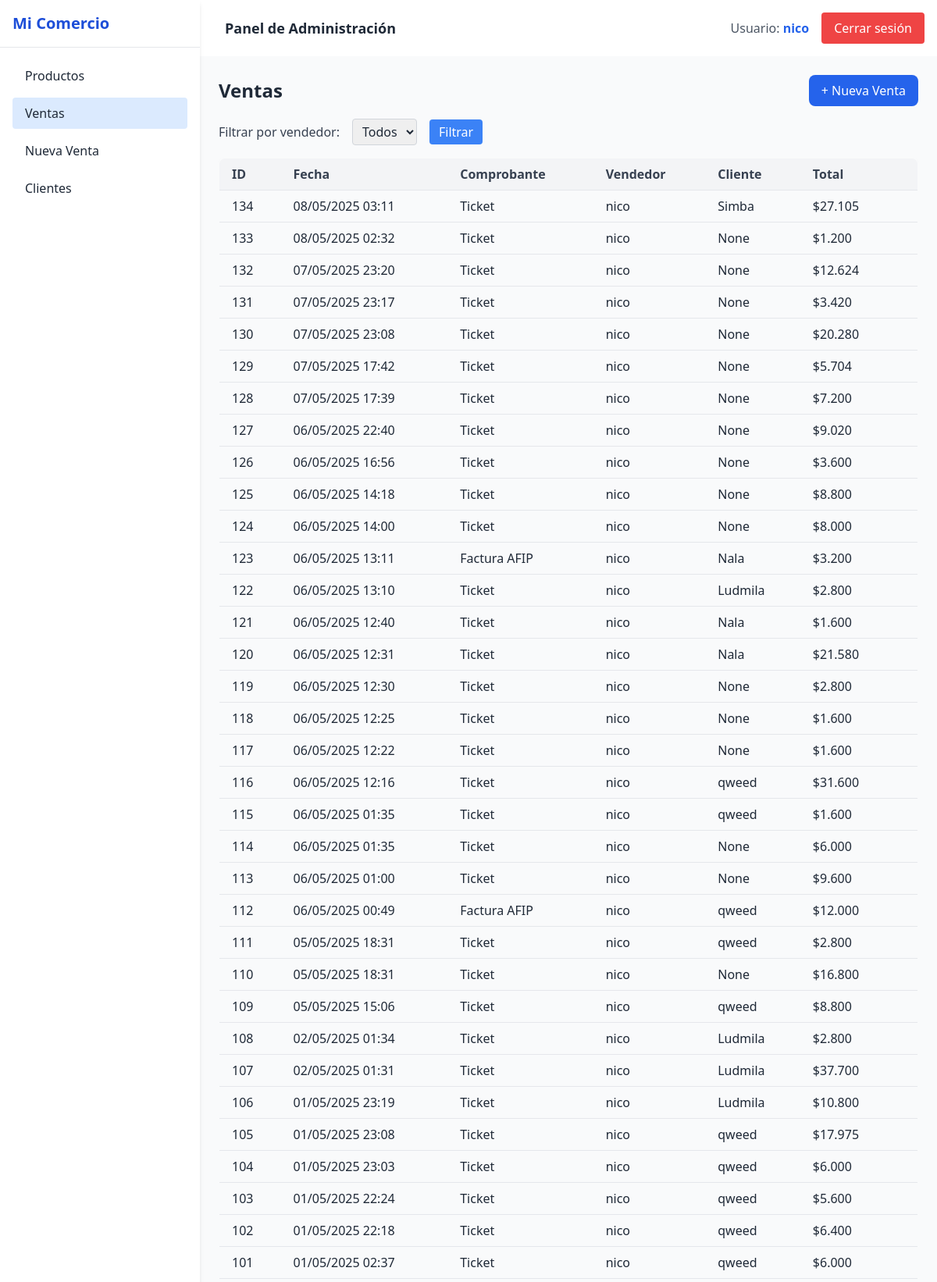
Page /ventas/ (signed in, upper part) on the committed database.
### usuarios/models.py (models this page shows, shortened)
class Usuario(AbstractUser):
    empresa = models.ForeignKey(Empresa, on_delete=models.CASCADE, null=True, blank=True)
    empresa = models.ForeignKey(Empresa, on_delete=models.CASCADE, null=True, blank=True)

### ventas/models.py (models this page shows, shortened)
class Venta(models.Model):
    fecha = models.DateTimeField(default=timezone.now)
    cliente = models.ForeignKey(Cliente, on_delete=models.SET_NULL, null=True, blank=True)
    total = models.DecimalField(max_digits=10, decimal_places=2, default=0)
    usuario = models.ForeignKey(Usuario, on_delete=models.SET_NULL, null=True)
    empresa = models.ForeignKey(Empresa, on_delete=models.CASCADE)
    cuenta_corriente = models.BooleanField(default=False)
    tipo_comprobante = models.CharField(
        max_length=20,
        choices=TIPO_COMPROBANTE_CHOICES,
        default='ticket'
    )
    TIPO_PAGO_CHOICES = [
        ('EF', 'Efectivo'),
        ('MP', 'QR (Mercado Pago)'),
        ('DN', 'QR (Cuenta DNI)'),
        ('TJ', 'Tarjeta'),
        ('TR', 'Transferencia'),
    ]
    tipo_pago = models.CharField(
        max_length=2,
        choices=TIPO_PAGO_CHOICES,
        default='EF'
    )

class Cliente(models.Model):
    nombre = models.CharField(max_length=100)
    cuit = models.CharField(max_length=20, blank=True, null=True)
    direccion = models.CharField(max_length=200, blank=True, null=True)
    saldo = models.DecimalField(default=0, max_digits=10, decimal_places=2)
    cuenta_corriente = models.BooleanField(default=True)
    condicion_iva = models.CharField(max_length=50, choices=[
        ('RI', 'Responsable Inscripto'),
        ('MT', 'Monotributista'),
        ('CF', 'Consumidor Final'),
        ('EX', 'Exento'),
    ], default='CF')
    empresa = models.ForeignKey(Empresa, on_delete=models.CASCADE)
    def __str__(self):
        return self.nombre

### ventas/views.py (the view)
# urls.py: path('', views.lista_ventas, name='lista_ventas'),
@login_required
def lista_ventas(request):
    ventas = Venta.objects.filter(empresa=request.user.empresa).order_by('-fecha')
    usuario_id = request.GET.get('usuario')
    if usuario_id:
        ventas = ventas.filter(usuario_id=usuario_id)
    Usuario = get_user_model()
    usuarios = Usuario.objects.filter(empresa=request.user.empresa)
    return render(request, 'ventas/lista_ventas.html', {
        'ventas': ventas,
        'usuarios': usuarios,
        'usuario_seleccionado': usuario_id,
    })

### productos/templatetags/custom_filters.py (called while the page is built)
@register.filter
def formato_precio(value):
    if value is None:
        return ''
    return number_format(value, force_grouping=True).replace(',', '.')

### ventas/templates/ventas/lista_ventas.html (shortened to what this page needs)
{% extends 'base.html' %}
{% load custom_filters %}
{% block content %}
<div class="flex items-center justify-between mb-4">
    <h2 class="text-2xl font-bold text-gray-800">Ventas</h2>
    <a href="{% url 'nueva_venta' %}" class="bg-blue-600 text-white px-4 py-2 rounded-lg hover:bg-blue-700">
        + Nueva Venta
    </a>
</div>
<form method="get" class="mb-4 flex items-center space-x-4">
    <label for="usuario" class="text-gray-700">Filtrar por vendedor:</label>
    <select name="usuario" id="usuario" class="border border-gray-300 rounded px-2 py-1">
        <option value="">Todos</option>
    </select>
    <button type="submit" class="bg-blue-500 text-white px-3 py-1 rounded hover:bg-blue-600">
        Filtrar
    </button>
</form>
{% if ventas %}
<div class="overflow-x-auto">
    <table class="w-full table-auto border border-gray-200 shadow-md rounded-lg overflow-hidden">
        <thead class="bg-gray-100 text-gray-700">
            <tr>
                <th class="px-4 py-2 text-left">ID</th>
                <th class="px-4 py-2 text-left">Fecha</th>
                <th class="px-4 py-2 text-left">Comprobante</th>
                <th class="px-4 py-2 text-left">Vendedor</th>
                <th class="px-4 py-2 text-left">Cliente</th>
                <th class="px-4 py-2 text-left">Total</th>
            </tr>
        </thead>
        <tbody>
            {% for v in ventas %}
            <tr class="border-t border-gray-200 hover:bg-gray-50">
                <td class="px-4 py-2">
                    <a href="{% url 'detalle_venta' v.id %}" class="block w-full h-full">
                        {{ v.id }}
                    </a>
                </td>
                <td class="px-4 py-2">
                    <a href="{% url 'detalle_venta' v.id %}" class="block w-full h-full">
                        {{ v.fecha|date:"d/m/Y H:i" }}
                    </a>
                </td>
                <td class="px-4 py-2">
                    {% if v.tipo_comprobante == "factura_afip" %}
                      Factura AFIP
                    {% else %}
                      Ticket
                    {% endif %}
                  </td>
                <td class="px-4 py-2">
                    <a href="{% url 'detalle_venta' v.id %}" class="block w-full h-full">
                        {{ v.usuario.get_full_name|default:v.usuario.username }}
                    </a>
                </td>
                <td class="px-4 py-2">
                    <a href="{% url 'detalle_venta' v.id %}" class="block w-full h-full">
                        {{ v.cliente }}
                    </a>
                </td>
                <td class="px-4 py-2">
                    <a href="{% url 'detalle_venta' v.id %}" class="block w-full h-full">
                        ${{ v.total|floatformat:0|formato_precio }}
                    </a>
                </td>
            </tr>
            {% endfor %}
        </tbody>
    </table>
</div>
{% else %}
<p class="text-gray-600 mt-4">No hay ventas registradas.</p>
{% endif %}
{% endblock %}

### templates/base.html (shortened to what this page needs)
<!DOCTYPE html>
<html lang="es">
<head>
    <script src="https://cdn.tailwindcss.com"></script>
</head>
<body class="bg-gray-100 min-h-screen text-gray-800" x-data="{ open: false }">
    <div class="flex">
        <aside x-cloak
            class="w-64 bg-white h-screen shadow-md fixed top-0 left-0 z-30 transform transition-transform duration-300 ease-in-out"
            :class="open ? 'translate-x-0' : '-translate-x-full md:translate-x-0'">
            <div class="p-4 text-xl font-bold text-blue-700 border-b border-gray-200">
                Mi Comercio
            </div>
            <nav class="p-4 space-y-2">
                <a href="{% url 'lista_productos' %}"
                    class="block py-2 px-4 rounded hover:bg-blue-100 {% if request.path == '/productos/' %}bg-blue-100{% endif %}">Productos</a>
                <a href="{% url 'lista_ventas' %}"
                    class="block py-2 px-4 rounded hover:bg-blue-100 {% if request.path == '/ventas/' %}bg-blue-100{% endif %}">Ventas</a>
                <a href="{% url 'nueva_venta' %}"
                    class="block py-2 px-4 rounded hover:bg-blue-100 {% if request.path == '/ventas/nueva/' %}bg-blue-100{% endif %}">Nueva
                    Venta</a>
                <a href="{% url 'lista_clientes' %}"
                    class="block py-2 px-4 rounded hover:bg-blue-100 {% if request.path == '/ventas/lista_clientes/' %}bg-blue-100{% endif %}">Clientes</a>
            </nav>
        </aside>
        <div class="flex-1 min-h-screen flex flex-col ml-0 md:ml-64">
            <header class="bg-white shadow p-4 flex justify-between items-center">
                <div class="flex items-center space-x-4">
                    <div class="text-lg font-semibold">
                        {% block header %}Panel de Administración{% endblock %}
                    </div>
                </div>
                <div class="flex items-center space-x-4">
                    {% if user.is_authenticated %}
                    <span class="text-gray-600">Usuario: <strong class="text-blue-600">{{ user.username }}</strong></span>
                    <form method="post" action="{% url 'logout' %}">
                        <button type="submit"
                            class="bg-red-500 text-white px-4 py-2 rounded hover:bg-red-600 transition">
                            Cerrar sesión
                        </button>
                    </form>
                    {% else %}
                    <a href="{% url 'login' %}"
                        class="bg-blue-500 text-white px-4 py-2 rounded hover:bg-blue-600 transition">
                        Iniciar sesión
                    </a>
                    {% endif %}
                </div>
            </header>
            <main class="p-6 flex-1 bg-gray-50">
                {% block content %}{% endblock %}
            </main>
        </div>
    </div>
</body>
</html>

### rows in the picture
Usuario: username "nico"
Venta: id "134", fecha "08/05/2025 03:11", tipo_comprobante "Ticket", usuario.get_full_name "nico", cliente "Simba", total "27.105"
Venta: id "133", fecha "08/05/2025 02:32", tipo_comprobante "Ticket", usuario.get_full_name "nico", cliente "None", total "1.200"
Venta: id "132", fecha "07/05/2025 23:20", tipo_comprobante "Ticket", usuario.get_full_name "nico", cliente "None", total "12.624"
Venta: id "131", fecha "07/05/2025 23:17", tipo_comprobante "Ticket", usuario.get_full_name "nico", cliente "None", total "3.420"
Venta: id "130", fecha "07/05/2025 23:08", tipo_comprobante "Ticket", usuario.get_full_name "nico", cliente "None", total "20.280"
Venta: id "129", fecha "07/05/2025 17:42", tipo_comprobante "Ticket", usuario.get_full_name "nico", cliente "None", total "5.704"
Venta: id "128", fecha "07/05/2025 17:39", tipo_comprobante "Ticket", usuario.get_full_name "nico", cliente "None", total "7.200"
Venta: id "127", fecha "06/05/2025 22:40", tipo_comprobante "Ticket", usuario.get_full_name "nico", cliente "None", total "9.020"
Venta: id "126", fecha "06/05/2025 16:56", tipo_comprobante "Ticket", usuario.get_full_name "nico", cliente "None", total "3.600"
Venta: id "125", fecha "06/05/2025 14:18", tipo_comprobante "Ticket", usuario.get_full_name "nico", cliente "None", total "8.800"
Venta: id "124", fecha "06/05/2025 14:00", tipo_comprobante "Ticket", usuario.get_full_name "nico", cliente "None", total "8.000"
Venta: id "123", fecha "06/05/2025 13:11", tipo_comprobante "Factura AFIP", usuario.get_full_name "nico", cliente "Nala", total "3.200"
Venta: id "122", fecha "06/05/2025 13:10", tipo_comprobante "Ticket", usuario.get_full_name "nico", cliente "Ludmila", total "2.800"
Venta: id "121", fecha "06/05/2025 12:40", tipo_comprobante "Ticket", usuario.get_full_name "nico", cliente "Nala", total "1.600"
Venta: id "120", fecha "06/05/2025 12:31", tipo_comprobante "Ticket", usuario.get_full_name "nico", cliente "Nala", total "21.580"
Venta: id "119", fecha "06/05/2025 12:30", tipo_comprobante "Ticket", usuario.get_full_name "nico", cliente "None", total "2.800"
Venta: id "118", fecha "06/05/2025 12:25", tipo_comprobante "Ticket", usuario.get_full_name "nico", cliente "None", total "1.600"
Venta: id "117", fecha "06/05/2025 12:22", tipo_comprobante "Ticket", usuario.get_full_name "nico", cliente "None", total "1.600"
Venta: id "116", fecha "06/05/2025 12:16", tipo_comprobante "Ticket", usuario.get_full_name "nico", cliente "qweed", total "31.600"
Venta: id "115", fecha "06/05/2025 01:35", tipo_comprobante "Ticket", usuario.get_full_name "nico", cliente "qweed", total "1.600"
Venta: id "114", fecha "06/05/2025 01:35", tipo_comprobante "Ticket", usuario.get_full_name "nico", cliente "None", total "6.000"
Venta: id "113", fecha "06/05/2025 01:00", tipo_comprobante "Ticket", usuario.get_full_name "nico", cliente "None", total "9.600"
Venta: id "112", fecha "06/05/2025 00:49", tipo_comprobante "Factura AFIP", usuario.get_full_name "nico", cliente "qweed", total "12.000"
Venta: id "111", fecha "05/05/2025 18:31", tipo_comprobante "Ticket", usuario.get_full_name "nico", cliente "qweed", total "2.800"
Venta: id "110", fecha "05/05/2025 18:31", tipo_comprobante "Ticket", usuario.get_full_name "nico", cliente "None", total "16.800"
Venta: id "109", fecha "05/05/2025 15:06", tipo_comprobante "Ticket", usuario.get_full_name "nico", cliente "qweed", total "8.800"
Venta: id "108", fecha "02/05/2025 01:34", tipo_comprobante "Ticket", usuario.get_full_name "nico", cliente "Ludmila", total "2.800"
Venta: id "107", fecha "02/05/2025 01:31", tipo_comprobante "Ticket", usuario.get_full_name "nico", cliente "Ludmila", total "37.700"
Venta: id "106", fecha "01/05/2025 23:19", tipo_comprobante "Ticket", usuario.get_full_name "nico", cliente "Ludmila", total "10.800"
Venta: id "105", fecha "01/05/2025 23:08", tipo_comprobante "Ticket", usuario.get_full_name "nico", cliente "qweed", total "17.975"
Venta: id "104", fecha "01/05/2025 23:03", tipo_comprobante "Ticket", usuario.get_full_name "nico", cliente "qweed", total "6.000"
Venta: id "103", fecha "01/05/2025 22:24", tipo_comprobante "Ticket", usuario.get_full_name "nico", cliente "qweed", total "5.600"
Venta: id "102", fecha "01/05/2025 22:18", tipo_comprobante "Ticket", usuario.get_full_name "nico", cliente "qweed", total "6.400"
Venta: id "101", fecha "01/05/2025 02:37", tipo_comprobante "Ticket", usuario.get_full_name "nico", cliente "qweed", total "6.000"
